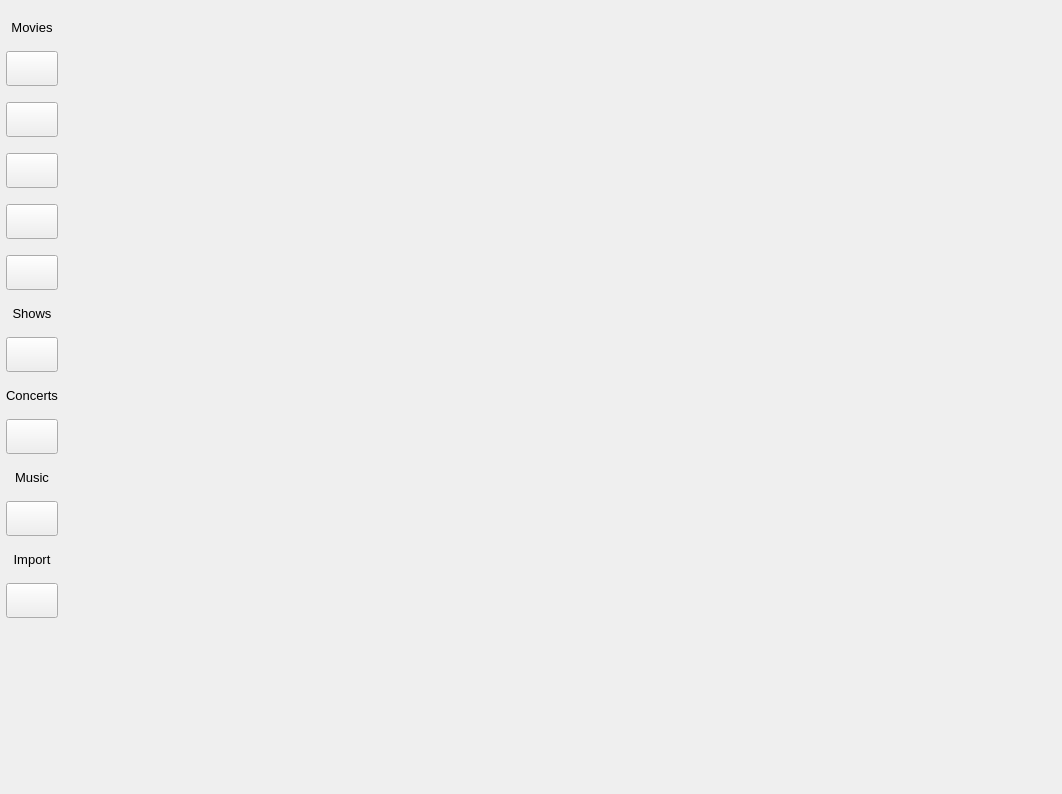
<?xml version="1.0" encoding="UTF-8"?>
<ui version="4.0">
 <class>MainWindow</class>
 <widget class="QMainWindow" name="MainWindow">
  <property name="geometry">
   <rect>
    <x>0</x>
    <y>0</y>
    <width>1062</width>
    <height>794</height>
   </rect>
  </property>
  <property name="windowTitle">
   <string>MediaElch</string>
  </property>
  <property name="windowIcon">
   <iconset resource="../../data/MediaElch.qrc">
    <normaloff>:/img/MediaElch.png</normaloff>:/img/MediaElch.png</iconset>
  </property>
  <widget class="QWidget" name="centralWidget">
   <layout class="QHBoxLayout" name="horizontalLayout_2">
    <property name="spacing">
     <number>0</number>
    </property>
    <property name="leftMargin">
     <number>0</number>
    </property>
    <property name="topMargin">
     <number>0</number>
    </property>
    <property name="rightMargin">
     <number>0</number>
    </property>
    <property name="bottomMargin">
     <number>0</number>
    </property>
    <item>
     <widget class="QWidget" name="menuWidget" native="true">
      <property name="minimumSize">
       <size>
        <width>0</width>
        <height>0</height>
       </size>
      </property>
      <property name="maximumSize">
       <size>
        <width>16777215</width>
        <height>16777215</height>
       </size>
      </property>
      <layout class="QVBoxLayout" name="verticalLayout">
       <property name="spacing">
        <number>16</number>
       </property>
       <property name="leftMargin">
        <number>6</number>
       </property>
       <property name="topMargin">
        <number>20</number>
       </property>
       <property name="rightMargin">
        <number>6</number>
       </property>
       <property name="bottomMargin">
        <number>0</number>
       </property>
       <item>
        <widget class="QLabel" name="labelMovies">
         <property name="font">
          <font>
           <pointsize>10</pointsize>
          </font>
         </property>
         <property name="text">
          <string>Movies</string>
         </property>
         <property name="alignment">
          <set>Qt::AlignCenter</set>
         </property>
        </widget>
       </item>
       <item>
        <widget class="QToolButton" name="buttonMovies">
         <property name="sizePolicy">
          <sizepolicy hsizetype="Minimum" vsizetype="Fixed">
           <horstretch>0</horstretch>
           <verstretch>0</verstretch>
          </sizepolicy>
         </property>
         <property name="toolTip">
          <string>Movies</string>
         </property>
         <property name="text">
          <string notr="true"/>
         </property>
         <property name="iconSize">
          <size>
           <width>28</width>
           <height>28</height>
          </size>
         </property>
         <property name="page" stdset="0">
          <number>0</number>
         </property>
         <property name="iconName" stdset="0">
          <string notr="true">film</string>
         </property>
        </widget>
       </item>
       <item>
        <widget class="QToolButton" name="buttonMovieSets">
         <property name="sizePolicy">
          <sizepolicy hsizetype="Minimum" vsizetype="Fixed">
           <horstretch>0</horstretch>
           <verstretch>0</verstretch>
          </sizepolicy>
         </property>
         <property name="toolTip">
          <string>Movie Sets</string>
         </property>
         <property name="text">
          <string notr="true"/>
         </property>
         <property name="iconSize">
          <size>
           <width>28</width>
           <height>28</height>
          </size>
         </property>
         <property name="page" stdset="0">
          <number>2</number>
         </property>
         <property name="iconName" stdset="0">
          <string notr="true">photo_gallery</string>
         </property>
        </widget>
       </item>
       <item>
        <widget class="QToolButton" name="buttonGenres">
         <property name="sizePolicy">
          <sizepolicy hsizetype="Minimum" vsizetype="Fixed">
           <horstretch>0</horstretch>
           <verstretch>0</verstretch>
          </sizepolicy>
         </property>
         <property name="toolTip">
          <string>Genres</string>
         </property>
         <property name="text">
          <string notr="true"/>
         </property>
         <property name="iconSize">
          <size>
           <width>28</width>
           <height>28</height>
          </size>
         </property>
         <property name="page" stdset="0">
          <number>4</number>
         </property>
         <property name="iconName" stdset="0">
          <string notr="true">notebook</string>
         </property>
        </widget>
       </item>
       <item>
        <widget class="QToolButton" name="buttonCertifications">
         <property name="sizePolicy">
          <sizepolicy hsizetype="Minimum" vsizetype="Fixed">
           <horstretch>0</horstretch>
           <verstretch>0</verstretch>
          </sizepolicy>
         </property>
         <property name="toolTip">
          <string>Certifications</string>
         </property>
         <property name="text">
          <string notr="true"/>
         </property>
         <property name="iconSize">
          <size>
           <width>28</width>
           <height>28</height>
          </size>
         </property>
         <property name="page" stdset="0">
          <number>5</number>
         </property>
         <property name="iconName" stdset="0">
          <string notr="true">key</string>
         </property>
        </widget>
       </item>
       <item>
        <widget class="QToolButton" name="buttonMovieDuplicates">
         <property name="sizePolicy">
          <sizepolicy hsizetype="Minimum" vsizetype="Fixed">
           <horstretch>0</horstretch>
           <verstretch>0</verstretch>
          </sizepolicy>
         </property>
         <property name="toolTip">
          <string>Duplicates</string>
         </property>
         <property name="text">
          <string notr="true"/>
         </property>
         <property name="iconSize">
          <size>
           <width>28</width>
           <height>28</height>
          </size>
         </property>
         <property name="page" stdset="0">
          <number>8</number>
         </property>
         <property name="iconName" stdset="0">
          <string notr="true">copy_file</string>
         </property>
        </widget>
       </item>
       <item>
        <layout class="QVBoxLayout" name="layoutMovies"/>
       </item>
       <item>
        <widget class="QLabel" name="labelShows">
         <property name="font">
          <font>
           <pointsize>10</pointsize>
          </font>
         </property>
         <property name="text">
          <string>Shows</string>
         </property>
         <property name="alignment">
          <set>Qt::AlignCenter</set>
         </property>
        </widget>
       </item>
       <item>
        <widget class="QToolButton" name="buttonTvshows">
         <property name="sizePolicy">
          <sizepolicy hsizetype="Minimum" vsizetype="Fixed">
           <horstretch>0</horstretch>
           <verstretch>0</verstretch>
          </sizepolicy>
         </property>
         <property name="toolTip">
          <string>TV Shows</string>
         </property>
         <property name="text">
          <string notr="true"/>
         </property>
         <property name="iconSize">
          <size>
           <width>28</width>
           <height>28</height>
          </size>
         </property>
         <property name="page" stdset="0">
          <number>1</number>
         </property>
         <property name="iconName" stdset="0">
          <string notr="true">monitor</string>
         </property>
        </widget>
       </item>
       <item>
        <layout class="QVBoxLayout" name="layoutTvShows"/>
       </item>
       <item>
        <widget class="QLabel" name="labelConcerts">
         <property name="font">
          <font>
           <pointsize>10</pointsize>
          </font>
         </property>
         <property name="text">
          <string>Concerts</string>
         </property>
         <property name="alignment">
          <set>Qt::AlignCenter</set>
         </property>
        </widget>
       </item>
       <item>
        <widget class="QToolButton" name="buttonConcerts">
         <property name="sizePolicy">
          <sizepolicy hsizetype="Minimum" vsizetype="Fixed">
           <horstretch>0</horstretch>
           <verstretch>0</verstretch>
          </sizepolicy>
         </property>
         <property name="toolTip">
          <string>Concerts</string>
         </property>
         <property name="text">
          <string notr="true"/>
         </property>
         <property name="iconSize">
          <size>
           <width>28</width>
           <height>28</height>
          </size>
         </property>
         <property name="page" stdset="0">
          <number>3</number>
         </property>
         <property name="iconName" stdset="0">
          <string notr="true">micro</string>
         </property>
        </widget>
       </item>
       <item>
        <layout class="QVBoxLayout" name="layoutConcerts"/>
       </item>
       <item>
        <widget class="QLabel" name="labelMusic">
         <property name="font">
          <font>
           <pointsize>10</pointsize>
          </font>
         </property>
         <property name="text">
          <string>Music</string>
         </property>
         <property name="alignment">
          <set>Qt::AlignCenter</set>
         </property>
        </widget>
       </item>
       <item>
        <widget class="QToolButton" name="buttonMusic">
         <property name="sizePolicy">
          <sizepolicy hsizetype="Minimum" vsizetype="Fixed">
           <horstretch>0</horstretch>
           <verstretch>0</verstretch>
          </sizepolicy>
         </property>
         <property name="toolTip">
          <string>Music</string>
         </property>
         <property name="text">
          <string notr="true"/>
         </property>
         <property name="iconSize">
          <size>
           <width>28</width>
           <height>28</height>
          </size>
         </property>
         <property name="page" stdset="0">
          <number>7</number>
         </property>
         <property name="iconName" stdset="0">
          <string notr="true">music</string>
         </property>
        </widget>
       </item>
       <item>
        <layout class="QVBoxLayout" name="layoutMusic"/>
       </item>
       <item>
        <widget class="QLabel" name="labelDownloads">
         <property name="font">
          <font>
           <pointsize>10</pointsize>
          </font>
         </property>
         <property name="text">
          <string extracomment="Main menu entry">Import</string>
         </property>
         <property name="alignment">
          <set>Qt::AlignCenter</set>
         </property>
        </widget>
       </item>
       <item>
        <widget class="QToolButton" name="buttonDownloads">
         <property name="sizePolicy">
          <sizepolicy hsizetype="Minimum" vsizetype="Fixed">
           <horstretch>0</horstretch>
           <verstretch>0</verstretch>
          </sizepolicy>
         </property>
         <property name="toolTip">
          <string extracomment="Main menu entry (tooltip)">Import</string>
         </property>
         <property name="text">
          <string notr="true"/>
         </property>
         <property name="iconSize">
          <size>
           <width>28</width>
           <height>28</height>
          </size>
         </property>
         <property name="page" stdset="0">
          <number>6</number>
         </property>
         <property name="iconName" stdset="0">
          <string notr="true">download</string>
         </property>
        </widget>
       </item>
       <item>
        <layout class="QVBoxLayout" name="layoutImport"/>
       </item>
       <item>
        <spacer name="verticalSpacer">
         <property name="orientation">
          <enum>Qt::Vertical</enum>
         </property>
         <property name="sizeHint" stdset="0">
          <size>
           <width>20</width>
           <height>40</height>
          </size>
         </property>
        </spacer>
       </item>
      </layout>
     </widget>
    </item>
    <item>
     <layout class="QVBoxLayout" name="verticalLayout_11" stretch="0,1">
      <property name="spacing">
       <number>0</number>
      </property>
      <property name="topMargin">
       <number>0</number>
      </property>
      <property name="rightMargin">
       <number>0</number>
      </property>
      <item>
       <widget class="Navbar" name="navbar" native="true">
        <property name="minimumSize">
         <size>
          <width>0</width>
          <height>56</height>
         </size>
        </property>
        <property name="maximumSize">
         <size>
          <width>16777215</width>
          <height>56</height>
         </size>
        </property>
       </widget>
      </item>
      <item>
       <widget class="QStackedWidget" name="stackedWidget">
        <property name="currentIndex">
         <number>0</number>
        </property>
        <widget class="QWidget" name="page">
         <layout class="QHBoxLayout" name="horizontalLayout">
          <property name="leftMargin">
           <number>0</number>
          </property>
          <property name="topMargin">
           <number>0</number>
          </property>
          <property name="rightMargin">
           <number>0</number>
          </property>
          <property name="bottomMargin">
           <number>0</number>
          </property>
          <item>
           <widget class="MySplitter" name="movieSplitter">
            <property name="orientation">
             <enum>Qt::Horizontal</enum>
            </property>
            <property name="handleWidth">
             <number>1</number>
            </property>
            <widget class="MovieFilesWidget" name="movieFilesWidget" native="true">
             <property name="minimumSize">
              <size>
               <width>100</width>
               <height>0</height>
              </size>
             </property>
            </widget>
            <widget class="QScrollArea" name="scrollArea">
             <property name="frameShape">
              <enum>QFrame::NoFrame</enum>
             </property>
             <property name="frameShadow">
              <enum>QFrame::Plain</enum>
             </property>
             <property name="lineWidth">
              <number>0</number>
             </property>
             <property name="widgetResizable">
              <bool>true</bool>
             </property>
             <widget class="QWidget" name="scrollAreaWidgetContents_2">
              <property name="geometry">
               <rect>
                <x>0</x>
                <y>0</y>
                <width>77</width>
                <height>736</height>
               </rect>
              </property>
              <layout class="QVBoxLayout" name="verticalLayout_2">
               <property name="leftMargin">
                <number>0</number>
               </property>
               <property name="topMargin">
                <number>0</number>
               </property>
               <property name="rightMargin">
                <number>0</number>
               </property>
               <property name="bottomMargin">
                <number>0</number>
               </property>
               <item>
                <widget class="MovieWidget" name="movieWidget" native="true"/>
               </item>
              </layout>
             </widget>
            </widget>
           </widget>
          </item>
         </layout>
        </widget>
        <widget class="QWidget" name="page_2">
         <layout class="QVBoxLayout" name="verticalLayout_8">
          <property name="leftMargin">
           <number>0</number>
          </property>
          <property name="topMargin">
           <number>0</number>
          </property>
          <property name="rightMargin">
           <number>0</number>
          </property>
          <property name="bottomMargin">
           <number>0</number>
          </property>
          <item>
           <widget class="MySplitter" name="tvShowSplitter">
            <property name="orientation">
             <enum>Qt::Horizontal</enum>
            </property>
            <property name="handleWidth">
             <number>1</number>
            </property>
            <widget class="TvShowFilesWidget" name="tvShowFilesWidget" native="true">
             <property name="minimumSize">
              <size>
               <width>100</width>
               <height>0</height>
              </size>
             </property>
             <property name="focusPolicy">
              <enum>Qt::NoFocus</enum>
             </property>
            </widget>
            <widget class="QScrollArea" name="scrollArea_2">
             <property name="frameShape">
              <enum>QFrame::NoFrame</enum>
             </property>
             <property name="frameShadow">
              <enum>QFrame::Plain</enum>
             </property>
             <property name="lineWidth">
              <number>0</number>
             </property>
             <property name="widgetResizable">
              <bool>true</bool>
             </property>
             <widget class="QWidget" name="scrollAreaWidgetContents_3">
              <property name="geometry">
               <rect>
                <x>0</x>
                <y>0</y>
                <width>100</width>
                <height>30</height>
               </rect>
              </property>
              <layout class="QVBoxLayout" name="verticalLayout_3">
               <property name="leftMargin">
                <number>0</number>
               </property>
               <property name="topMargin">
                <number>0</number>
               </property>
               <property name="rightMargin">
                <number>0</number>
               </property>
               <property name="bottomMargin">
                <number>0</number>
               </property>
               <item>
                <widget class="TvShowWidget" name="tvShowWidget" native="true"/>
               </item>
              </layout>
             </widget>
            </widget>
           </widget>
          </item>
         </layout>
        </widget>
        <widget class="QWidget" name="page_3">
         <layout class="QVBoxLayout" name="verticalLayout_5">
          <property name="leftMargin">
           <number>0</number>
          </property>
          <property name="topMargin">
           <number>0</number>
          </property>
          <property name="rightMargin">
           <number>0</number>
          </property>
          <property name="bottomMargin">
           <number>0</number>
          </property>
          <item>
           <widget class="SetsWidget" name="setsWidget" native="true"/>
          </item>
         </layout>
        </widget>
        <widget class="QWidget" name="concerts">
         <layout class="QVBoxLayout" name="verticalLayout_9">
          <property name="leftMargin">
           <number>0</number>
          </property>
          <property name="topMargin">
           <number>0</number>
          </property>
          <property name="rightMargin">
           <number>0</number>
          </property>
          <property name="bottomMargin">
           <number>0</number>
          </property>
          <item>
           <widget class="MySplitter" name="concertSplitter">
            <property name="orientation">
             <enum>Qt::Horizontal</enum>
            </property>
            <property name="handleWidth">
             <number>1</number>
            </property>
            <property name="childrenCollapsible">
             <bool>false</bool>
            </property>
            <widget class="ConcertFilesWidget" name="concertFilesWidget" native="true">
             <property name="minimumSize">
              <size>
               <width>100</width>
               <height>0</height>
              </size>
             </property>
            </widget>
            <widget class="QScrollArea" name="scrollArea_3">
             <property name="frameShape">
              <enum>QFrame::NoFrame</enum>
             </property>
             <property name="frameShadow">
              <enum>QFrame::Plain</enum>
             </property>
             <property name="lineWidth">
              <number>0</number>
             </property>
             <property name="widgetResizable">
              <bool>true</bool>
             </property>
             <widget class="QWidget" name="scrollAreaWidgetContents_4">
              <property name="geometry">
               <rect>
                <x>0</x>
                <y>0</y>
                <width>100</width>
                <height>30</height>
               </rect>
              </property>
              <layout class="QVBoxLayout" name="verticalLayout_4">
               <property name="leftMargin">
                <number>0</number>
               </property>
               <property name="topMargin">
                <number>0</number>
               </property>
               <property name="rightMargin">
                <number>0</number>
               </property>
               <property name="bottomMargin">
                <number>0</number>
               </property>
               <item>
                <widget class="ConcertWidget" name="concertWidget" native="true"/>
               </item>
              </layout>
             </widget>
            </widget>
           </widget>
          </item>
         </layout>
        </widget>
        <widget class="QWidget" name="page_5">
         <layout class="QVBoxLayout" name="verticalLayout_6">
          <property name="leftMargin">
           <number>0</number>
          </property>
          <property name="topMargin">
           <number>0</number>
          </property>
          <property name="rightMargin">
           <number>0</number>
          </property>
          <property name="bottomMargin">
           <number>0</number>
          </property>
          <item>
           <widget class="GenreWidget" name="genreWidget" native="true"/>
          </item>
         </layout>
        </widget>
        <widget class="QWidget" name="page_6">
         <layout class="QVBoxLayout" name="verticalLayout_7">
          <property name="leftMargin">
           <number>0</number>
          </property>
          <property name="topMargin">
           <number>0</number>
          </property>
          <property name="rightMargin">
           <number>0</number>
          </property>
          <property name="bottomMargin">
           <number>0</number>
          </property>
          <item>
           <widget class="CertificationWidget" name="certificationWidget" native="true"/>
          </item>
         </layout>
        </widget>
        <widget class="QWidget" name="page_4">
         <layout class="QVBoxLayout" name="verticalLayout_10">
          <property name="leftMargin">
           <number>0</number>
          </property>
          <property name="topMargin">
           <number>0</number>
          </property>
          <property name="rightMargin">
           <number>0</number>
          </property>
          <property name="bottomMargin">
           <number>0</number>
          </property>
          <item>
           <widget class="DownloadsWidget" name="downloadsWidget" native="true"/>
          </item>
         </layout>
        </widget>
        <widget class="QWidget" name="music">
         <layout class="QVBoxLayout" name="verticalLayout_13">
          <property name="leftMargin">
           <number>0</number>
          </property>
          <property name="topMargin">
           <number>0</number>
          </property>
          <property name="rightMargin">
           <number>0</number>
          </property>
          <property name="bottomMargin">
           <number>0</number>
          </property>
          <item>
           <widget class="MySplitter" name="musicSplitter">
            <property name="orientation">
             <enum>Qt::Horizontal</enum>
            </property>
            <widget class="MusicFilesWidget" name="musicFilesWidget" native="true"/>
            <widget class="QScrollArea" name="scrollArea_4">
             <property name="frameShape">
              <enum>QFrame::NoFrame</enum>
             </property>
             <property name="frameShadow">
              <enum>QFrame::Plain</enum>
             </property>
             <property name="lineWidth">
              <number>0</number>
             </property>
             <property name="widgetResizable">
              <bool>true</bool>
             </property>
             <widget class="QWidget" name="scrollAreaWidgetContents_5">
              <property name="geometry">
               <rect>
                <x>0</x>
                <y>0</y>
                <width>100</width>
                <height>30</height>
               </rect>
              </property>
              <layout class="QVBoxLayout" name="verticalLayout_12">
               <property name="leftMargin">
                <number>0</number>
               </property>
               <property name="topMargin">
                <number>0</number>
               </property>
               <property name="rightMargin">
                <number>0</number>
               </property>
               <property name="bottomMargin">
                <number>0</number>
               </property>
               <item>
                <widget class="MusicWidget" name="musicWidget" native="true"/>
               </item>
              </layout>
             </widget>
            </widget>
           </widget>
          </item>
         </layout>
        </widget>
        <widget class="QWidget" name="page_7">
         <layout class="QVBoxLayout" name="verticalLayout_14">
          <property name="leftMargin">
           <number>0</number>
          </property>
          <property name="topMargin">
           <number>0</number>
          </property>
          <property name="rightMargin">
           <number>0</number>
          </property>
          <property name="bottomMargin">
           <number>0</number>
          </property>
          <item>
           <widget class="MovieDuplicates" name="movieDuplicatesWidget" native="true"/>
          </item>
         </layout>
        </widget>
       </widget>
      </item>
     </layout>
    </item>
   </layout>
  </widget>
  <action name="actionSettings">
   <property name="text">
    <string>Settings</string>
   </property>
  </action>
  <action name="actionQuit">
   <property name="text">
    <string>Quit</string>
   </property>
  </action>
  <action name="actionAbout">
   <property name="text">
    <string>About</string>
   </property>
  </action>
 </widget>
 <layoutdefault spacing="6" margin="11"/>
 <customwidgets>
  <customwidget>
   <class>MySplitter</class>
   <extends>QSplitter</extends>
   <header>ui/small_widgets/MySplitter.h</header>
   <container>1</container>
  </customwidget>
  <customwidget>
   <class>MovieWidget</class>
   <extends>QWidget</extends>
   <header>ui/movies/MovieWidget.h</header>
   <container>1</container>
   <slots>
    <signal>setActionSaveEnabled(bool,MainWidgets)</signal>
    <signal>setActionSearchEnabled(bool,MainWidgets)</signal>
   </slots>
  </customwidget>
  <customwidget>
   <class>MovieFilesWidget</class>
   <extends>QWidget</extends>
   <header>ui/movies/MovieFilesWidget.h</header>
   <container>1</container>
  </customwidget>
  <customwidget>
   <class>TvShowFilesWidget</class>
   <extends>QWidget</extends>
   <header>ui/tv_show/TvShowFilesWidget.h</header>
   <container>1</container>
  </customwidget>
  <customwidget>
   <class>TvShowWidget</class>
   <extends>QWidget</extends>
   <header>ui/tv_show/TvShowWidget.h</header>
   <container>1</container>
   <slots>
    <signal>sigSetActionSaveEnabled(bool,MainWidgets)</signal>
    <signal>sigSetActionSearchEnabled(bool,MainWidgets)</signal>
   </slots>
  </customwidget>
  <customwidget>
   <class>SetsWidget</class>
   <extends>QWidget</extends>
   <header>ui/movie_sets/SetsWidget.h</header>
   <container>1</container>
   <slots>
    <signal>setActionSaveEnabled(bool,MainWidgets)</signal>
   </slots>
  </customwidget>
  <customwidget>
   <class>ConcertFilesWidget</class>
   <extends>QWidget</extends>
   <header>ui/concerts/ConcertFilesWidget.h</header>
   <container>1</container>
  </customwidget>
  <customwidget>
   <class>ConcertWidget</class>
   <extends>QWidget</extends>
   <header>ui/concerts/ConcertWidget.h</header>
   <container>1</container>
   <slots>
    <signal>setActionSaveEnabled(bool,MainWidgets)</signal>
    <signal>setActionSearchEnabled(bool,MainWidgets)</signal>
   </slots>
  </customwidget>
  <customwidget>
   <class>GenreWidget</class>
   <extends>QWidget</extends>
   <header>ui/movies/GenreWidget.h</header>
   <container>1</container>
   <slots>
    <signal>setActionSaveEnabled(bool,MainWidgets)</signal>
   </slots>
  </customwidget>
  <customwidget>
   <class>CertificationWidget</class>
   <extends>QWidget</extends>
   <header>ui/movies/CertificationWidget.h</header>
   <container>1</container>
   <slots>
    <signal>setActionSaveEnabled(bool,MainWidgets)</signal>
   </slots>
  </customwidget>
  <customwidget>
   <class>DownloadsWidget</class>
   <extends>QWidget</extends>
   <header>downloads/DownloadsWidget.h</header>
   <container>1</container>
  </customwidget>
  <customwidget>
   <class>Navbar</class>
   <extends>QWidget</extends>
   <header>main/Navbar.h</header>
   <container>1</container>
  </customwidget>
  <customwidget>
   <class>MusicFilesWidget</class>
   <extends>QWidget</extends>
   <header>music/MusicFilesWidget.h</header>
   <container>1</container>
  </customwidget>
  <customwidget>
   <class>MusicWidget</class>
   <extends>QWidget</extends>
   <header>music/MusicWidget.h</header>
   <container>1</container>
   <slots>
    <signal>sigSetActionSearchEnabled(bool,MainWidgets)</signal>
    <signal>sigSetActionSaveEnabled(bool,MainWidgets)</signal>
   </slots>
  </customwidget>
  <customwidget>
   <class>MovieDuplicates</class>
   <extends>QWidget</extends>
   <header>ui/movies/MovieDuplicates.h</header>
   <container>1</container>
  </customwidget>
 </customwidgets>
 <resources>
  <include location="../../data/MediaElch.qrc"/>
 </resources>
 <connections>
  <connection>
   <sender>movieWidget</sender>
   <signal>setActionSaveEnabled(bool,MainWidgets)</signal>
   <receiver>MainWindow</receiver>
   <slot>onSetSaveEnabled(bool,MainWidgets)</slot>
   <hints>
    <hint type="sourcelabel">
     <x>811</x>
     <y>380</y>
    </hint>
    <hint type="destinationlabel">
     <x>530</x>
     <y>373</y>
    </hint>
   </hints>
  </connection>
  <connection>
   <sender>movieWidget</sender>
   <signal>setActionSearchEnabled(bool,MainWidgets)</signal>
   <receiver>MainWindow</receiver>
   <slot>onSetSearchEnabled(bool,MainWidgets)</slot>
   <hints>
    <hint type="sourcelabel">
     <x>811</x>
     <y>380</y>
    </hint>
    <hint type="destinationlabel">
     <x>530</x>
     <y>373</y>
    </hint>
   </hints>
  </connection>
  <connection>
   <sender>concertWidget</sender>
   <signal>setActionSaveEnabled(bool,MainWidgets)</signal>
   <receiver>MainWindow</receiver>
   <slot>onSetSaveEnabled(bool,MainWidgets)</slot>
   <hints>
    <hint type="sourcelabel">
     <x>812</x>
     <y>380</y>
    </hint>
    <hint type="destinationlabel">
     <x>530</x>
     <y>373</y>
    </hint>
   </hints>
  </connection>
  <connection>
   <sender>concertWidget</sender>
   <signal>setActionSearchEnabled(bool,MainWidgets)</signal>
   <receiver>MainWindow</receiver>
   <slot>onSetSearchEnabled(bool,MainWidgets)</slot>
   <hints>
    <hint type="sourcelabel">
     <x>812</x>
     <y>380</y>
    </hint>
    <hint type="destinationlabel">
     <x>530</x>
     <y>373</y>
    </hint>
   </hints>
  </connection>
  <connection>
   <sender>tvShowWidget</sender>
   <signal>sigSetActionSaveEnabled(bool,MainWidgets)</signal>
   <receiver>MainWindow</receiver>
   <slot>onSetSaveEnabled(bool,MainWidgets)</slot>
   <hints>
    <hint type="sourcelabel">
     <x>811</x>
     <y>380</y>
    </hint>
    <hint type="destinationlabel">
     <x>530</x>
     <y>373</y>
    </hint>
   </hints>
  </connection>
  <connection>
   <sender>tvShowWidget</sender>
   <signal>sigSetActionSearchEnabled(bool,MainWidgets)</signal>
   <receiver>MainWindow</receiver>
   <slot>onSetSearchEnabled(bool,MainWidgets)</slot>
   <hints>
    <hint type="sourcelabel">
     <x>811</x>
     <y>380</y>
    </hint>
    <hint type="destinationlabel">
     <x>530</x>
     <y>373</y>
    </hint>
   </hints>
  </connection>
  <connection>
   <sender>setsWidget</sender>
   <signal>setActionSaveEnabled(bool,MainWidgets)</signal>
   <receiver>MainWindow</receiver>
   <slot>onSetSaveEnabled(bool,MainWidgets)</slot>
   <hints>
    <hint type="sourcelabel">
     <x>560</x>
     <y>380</y>
    </hint>
    <hint type="destinationlabel">
     <x>530</x>
     <y>373</y>
    </hint>
   </hints>
  </connection>
  <connection>
   <sender>genreWidget</sender>
   <signal>setActionSaveEnabled(bool,MainWidgets)</signal>
   <receiver>MainWindow</receiver>
   <slot>onSetSaveEnabled(bool,MainWidgets)</slot>
   <hints>
    <hint type="sourcelabel">
     <x>560</x>
     <y>380</y>
    </hint>
    <hint type="destinationlabel">
     <x>530</x>
     <y>373</y>
    </hint>
   </hints>
  </connection>
  <connection>
   <sender>certificationWidget</sender>
   <signal>setActionSaveEnabled(bool,MainWidgets)</signal>
   <receiver>MainWindow</receiver>
   <slot>onSetSaveEnabled(bool,MainWidgets)</slot>
   <hints>
    <hint type="sourcelabel">
     <x>560</x>
     <y>380</y>
    </hint>
    <hint type="destinationlabel">
     <x>530</x>
     <y>373</y>
    </hint>
   </hints>
  </connection>
  <connection>
   <sender>musicWidget</sender>
   <signal>sigSetActionSearchEnabled(bool,MainWidgets)</signal>
   <receiver>MainWindow</receiver>
   <slot>onSetSaveEnabled(bool,MainWidgets)</slot>
   <hints>
    <hint type="sourcelabel">
     <x>1022</x>
     <y>401</y>
    </hint>
    <hint type="destinationlabel">
     <x>530</x>
     <y>373</y>
    </hint>
   </hints>
  </connection>
  <connection>
   <sender>musicWidget</sender>
   <signal>sigSetActionSearchEnabled(bool,MainWidgets)</signal>
   <receiver>MainWindow</receiver>
   <slot>onSetSearchEnabled(bool,MainWidgets)</slot>
   <hints>
    <hint type="sourcelabel">
     <x>1022</x>
     <y>401</y>
    </hint>
    <hint type="destinationlabel">
     <x>530</x>
     <y>373</y>
    </hint>
   </hints>
  </connection>
 </connections>
 <slots>
  <slot>onSetSaveEnabled(bool,MainWidgets)</slot>
  <slot>onSetSearchEnabled(bool,MainWidgets)</slot>
  <slot>onMenu()</slot>
 </slots>
</ui>
